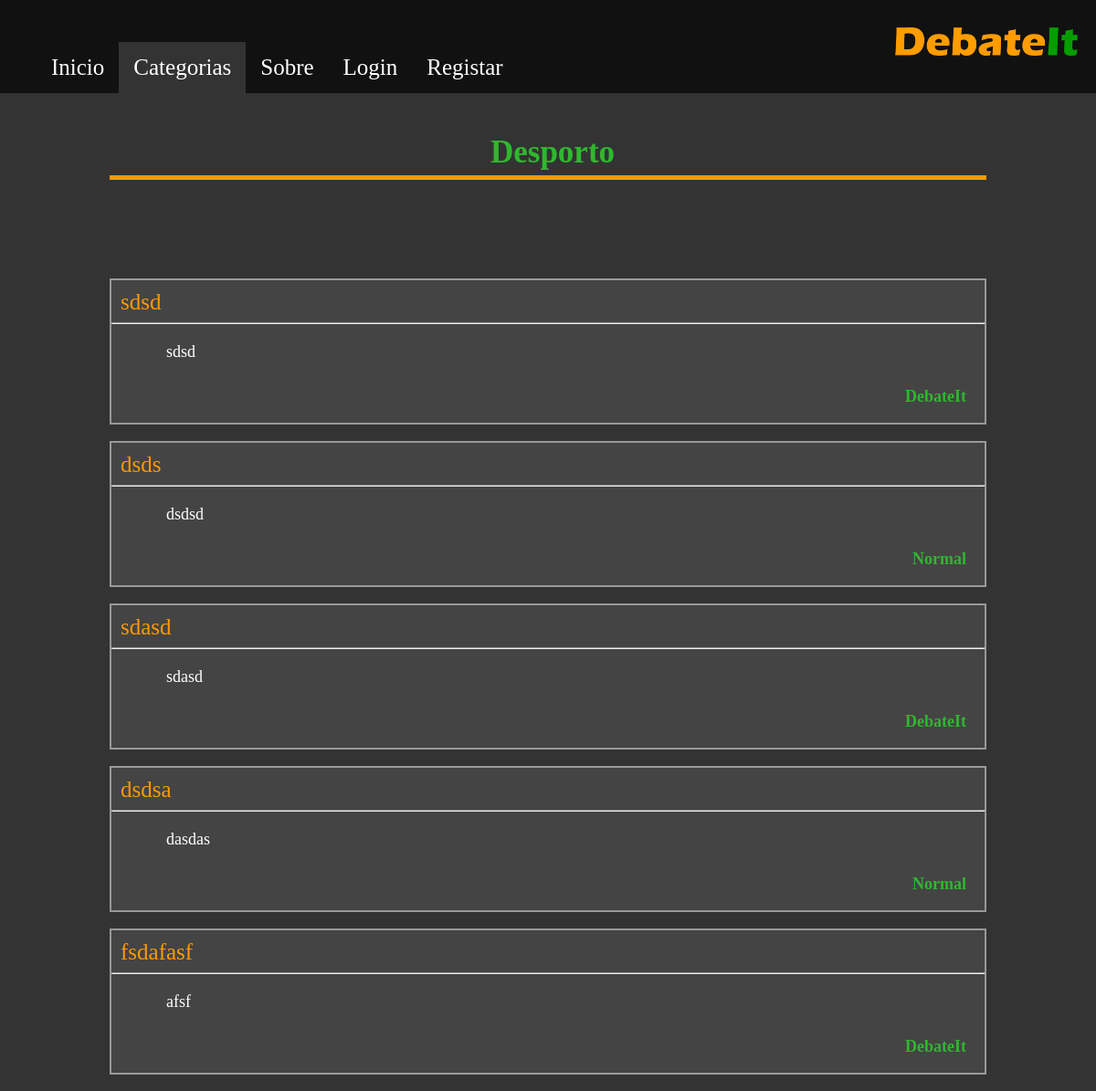
/category/1/, run on an earlier commit of the app's database.
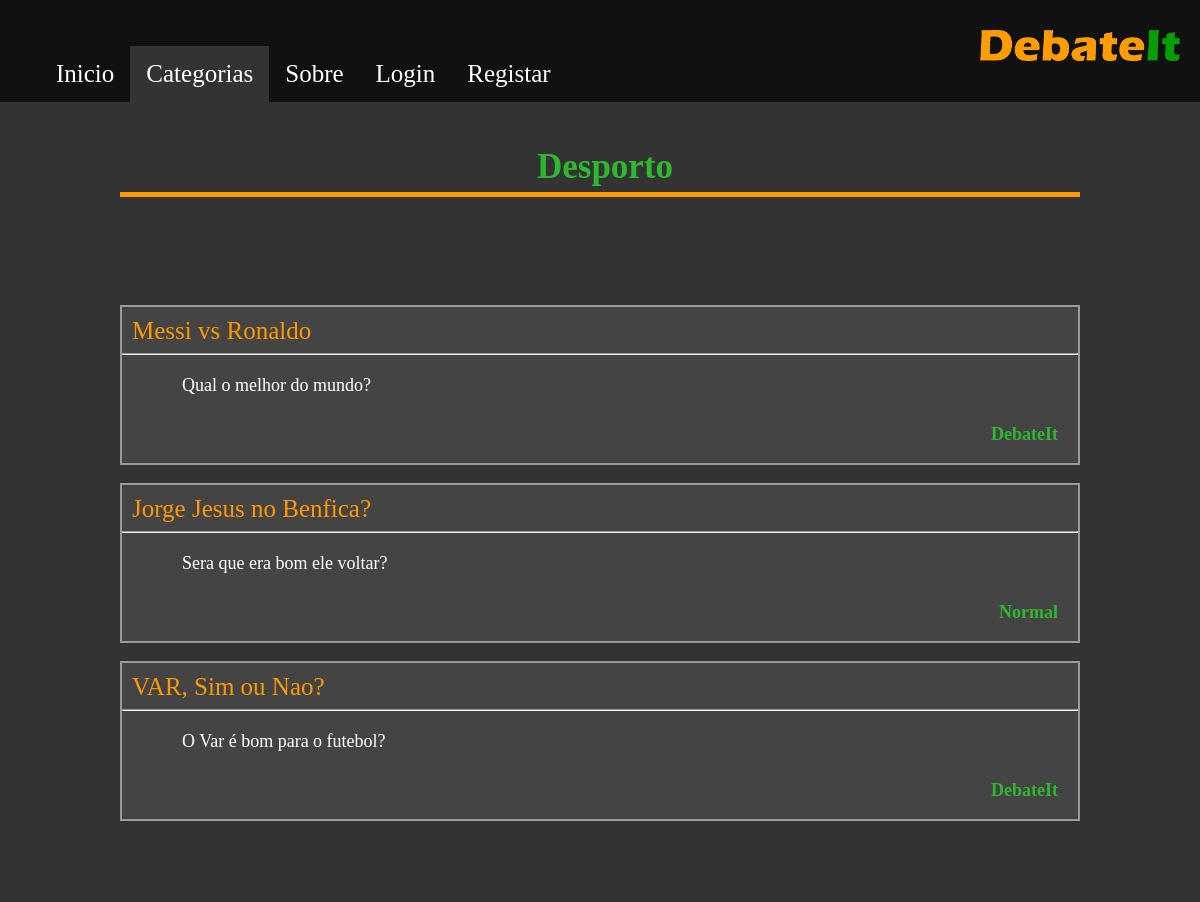
And on a later commit of the database.
### forum/models.py (models this page shows, shortened)
class Discussion(models.Model):
    title = models.CharField(max_length=100)
    descr = models.TextField(default="")
    owner = models.ForeignKey(User, on_delete=models.CASCADE)
    category = models.ForeignKey(Category, on_delete=models.CASCADE)
    mode = models.ForeignKey(DebateMode, on_delete=models.CASCADE)
    options = models.ManyToManyField(DebateOption)
    team1 = models.ManyToManyField(User, related_name='team1', default=None)
    team2 = models.ManyToManyField(User, related_name='team2', default=None)

class DebateMode(models.Model):
    title = models.CharField(max_length=100)
    key = models.IntegerField()

### forum/views.py (the view)
# urls.py: url(r'^category/(?P<category_id>[0-9]+)/$', views.category_details, name='forum_category'),
def category_details(request, category_id):
    logged_in = request.user.is_authenticated
    cat = Category.objects.get(key=category_id)
    context = {
        'logged_in': logged_in,
        'category': cat,
        'discussions': Discussion.objects.filter(category=cat),
        'active': 'categories'
    }
    return render(request, "forum/CategoryDetails.html", context)

### forum/templates/forum/CategoryDetails.html (shortened to what this page needs)
{% extends 'forum/Base.html' %}
{% block content %}
    <section class="category_container">
        <h1> {{ category.title }} </h1><br>
        <div class="category_disc_list">
            {% for disc in discussions %}
                <a href="{% url 'forum_discussion' disc.id %}">
                    <div class="category_row">
                        <p class="category_disc_title">{{ disc.title }}</p>
                        <hr>
                        <p class="category_disc_descr">{{ disc.descr }}</p>
                        <p class="category_disc_mode">{{ disc.mode.title }}</p>
                    </div>
                </a><br>
            {% endfor %}
        </div>
    </section>
{% endblock content %}

What changed in the data, as far as the page shows it:
removed Discussion: title "sdsd", descr "sdsd", mode "DebateIt"
removed Discussion: title "dsds", descr "dsdsd", mode "Normal"
removed Discussion: title "sdasd", descr "sdasd", mode "DebateIt"
removed Discussion: title "dsdsa", descr "dasdas", mode "Normal"
removed Discussion: title "fsdafasf", descr "afsf", mode "DebateIt"
added Discussion: title "Messi vs Ronaldo", descr "Qual o melhor do mundo?", mode "DebateIt"
added Discussion: title "Jorge Jesus no Benfica?", descr "Sera que era bom ele voltar?", mode "Normal"
added Discussion: title "VAR, Sim ou Nao?", descr "O Var é bom para o futebol?", mode "DebateIt"
